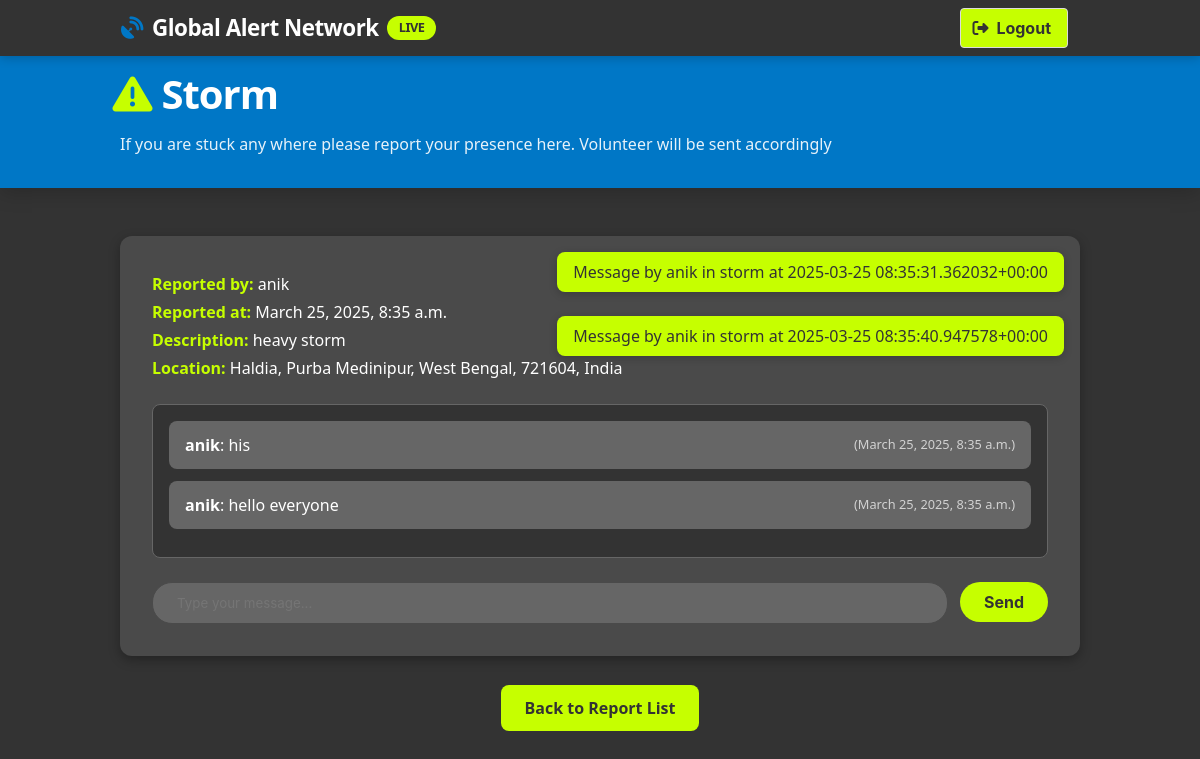
/community/disaster/6/ (signed in), run on the app's committed database.
### community/models.py (models this page shows, shortened)
class EmergencyReport(models.Model):
    DISASTER_TYPES = (
        ('flood', 'Flood'),
        ('wildfire', 'Wildfire'),
        ('storm', 'Storm'),
        ('earthquake', 'Earthquake'),
        ('volcanic_eruption', 'Volcanic Eruption'),
        ('drought', 'Drought'),
    )
    user = models.ForeignKey(User, on_delete=models.CASCADE)
    disaster_type = models.CharField(max_length=50, choices=DISASTER_TYPES)
    description = models.TextField()
    location = models.CharField(max_length=255, null=True, blank=True)  # Manually entered location
    latitude = models.FloatField(null=True, blank=True)  # Live location latitude
    longitude = models.FloatField(null=True, blank=True)  # Live location longitude
    reported_at = models.DateTimeField(default=timezone.now)
    is_active = models.BooleanField(default=True)

class ChatMessage(models.Model):
    report = models.ForeignKey(EmergencyReport, on_delete=models.CASCADE, related_name='messages')
    user = models.ForeignKey(User, on_delete=models.CASCADE)
    message = models.TextField()
    timestamp = models.DateTimeField(auto_now_add=True)
    def __str__(self):
        return f"Message by {self.user.username} in {self.report.disaster_type} at {self.timestamp}"

### community/views.py (the view, shortened to what this page needs)
# urls.py: path('disaster/<int:report_id>/', views.disaster_chat, name='disaster_chat'),
@login_required
def disaster_chat(request, report_id):
    report = get_object_or_404(EmergencyReport, id=report_id, is_active=True)
    messages = report.messages.all().order_by('timestamp')
    location_display = report.location if report.location else "Location not provided"
    return render(request, 'community/disaster_chat.html', {
        'report': report,
        'messages': messages,
        'location_display': location_display,
    })

### community/templates/community/disaster_chat.html (shortened to what this page needs)
<!DOCTYPE html>
<html lang="en">
<head>
  <link rel="stylesheet" href="https://cdnjs.cloudflare.com/ajax/libs/bulma/0.9.4/css/bulma.min.css">
  <link rel="stylesheet" href="https://cdnjs.cloudflare.com/ajax/libs/font-awesome/6.4.0/css/all.min.css">
 <nav class="navbar is-fixed-top" role="navigation" aria-label="main navigation">
  <div class="container">
    <div class="navbar-brand">
      <a class="navbar-item" href="#">
        <span class="icon mr-2" style="color: var(--blue);">
          <i class="fas fa-satellite-dish"></i>
        </span>
        Global Alert Network
        <span class="alert-badge">LIVE</span>
      </a>
    </div>
    <div class="navbar-end">
      <div class="navbar-item">
        <form method="POST" action="{% url 'logout' %}">
          <button class="button is-lime" type="submit">
            <span class="icon"><i class="fas fa-sign-out-alt"></i></span>
            <span>Logout</span>
          </button>
        </form>
      </div>
    </div>
  </div>
</nav>
<section class="dashboard-header">
  <div class="container">
    <h1 class="dashboard-title">
      <span class="icon mr-2" style="color: var(--lime);">
        <i class="fas fa-exclamation-triangle"></i>
      </span>
      {{ report.disaster_type|title }}
    </h1>
    <p class="dashboard-subtitle">If you are stuck any where please report your presence here. Volunteer will be sent accordingly</p>
  </div>
</section>
<section class="section" style="margin-top: -2rem;">
  <div class="container">
    <div style="position: absolute; top: 1rem; right: 1rem; z-index: 1000;">
      {% if messages %}
        {% for message in messages %}
          <div class="notification is-success" style="background-color: var(--lime); color: var(--dark); border-radius: 8px; padding: 0.5rem 1rem; box-shadow: 0 2px 8px rgba(0, 0, 0, 0.2);">
            {{ message }}
          </div>
        {% endfor %}
      {% endif %}
    </div>
    <div class="chat-section">
      <div class="chat-details">
        <p><strong>Reported by:</strong> {{ report.user.username }}</p>
        <p><strong>Reported at:</strong> {{ report.reported_at }}</p>
        <p><strong>Description:</strong> {{ report.description }}</p>
        <p><strong>Location:</strong> {{ location_display }}</p>
      </div>
      <div class="chat-container" id="chat-messages">
        {% for message in messages %}
          <div class="chat-message {% if message.user.profile.role == 'authority' %}authority-message{% endif %}" data-message-id="{{ message.id }}">
            <strong>{{ message.user.username }}</strong>: {{ message.message }} <small>({{ message.timestamp }})</small>
          </div>
        {% endfor %}
      </div>
      <div class="chat-input">
        <input type="text" id="chat-input" placeholder="Type your message..." aria-label="Type your message">
        <button class="button" id="send-button" onclick="sendMessage()">Send</button>
      </div>
    </div>
    <div style="text-align: center; margin-top: 40px;">
      <a href="{% url 'report_list' %}" class="back-button mt-4">Back to Report List</a>
    </div></div>
</section>

### community/templates/community/disaster_chat.html (style rules this page uses)
:root { --blue: #0077C6; --blue-dark: #005d9c; --blue-light: #3a99de; --dark: #333333; --dark-light: #4a4a4a; --dark-lighter: #666666; --lime: #C6FF00; --lime-dark: #a2cc00; --white: #ffffff; --gray-light: #e0e0e0; }
.navbar { background-color: var(--dark); box-shadow: 0 2px 10px rgba(0, 0, 0, 0.2); }
.navbar-brand .navbar-item { font-weight: 700; font-size: 1.4rem; color: var(--white); letter-spacing: -0.5px; }
.alert-badge { background-color: var(--lime); color: var(--dark); border-radius: 12px; padding: 2px 12px; font-size: 0.8rem; margin-left: 8px; font-weight: bold; animation: pulse 2s infinite; }
.dashboard-header { background: var(--blue); padding: 4rem 1.5rem 2rem; margin-bottom: 2rem; box-shadow: 0 4px 20px rgba(0, 0, 0, 0.2); }
.dashboard-title { color: white; font-weight: 800; letter-spacing: -1px; margin-bottom: 0.5rem; font-size: 2.5rem; }
.dashboard-subtitle { color: rgba(255, 255, 255, 0.9); font-weight: 400; max-width: 800px; }
.button.is-lime { background-color: var(--lime); color: var(--dark); font-weight: bold; }
.chat-section { background-color: var(--dark-light); padding: 2rem; border-radius: 12px; box-shadow: 0 4px 12px rgba(0, 0, 0, 0.3); }
.chat-details { margin-bottom: 1.5rem; }
.chat-details p { color: var(--white); margin: 0.25rem 0; }
.chat-details p strong { color: var(--lime); }
.chat-container { max-height: 500px; overflow-y: auto; background-color: var(--dark); padding: 1rem; border-radius: 8px; border: 1px solid var(--dark-lighter); margin-bottom: 1.5rem; }
.chat-message { background-color: var(--dark-lighter); padding: 0.75rem 1rem; border-radius: 8px; margin-bottom: 0.75rem; display: flex; align-items: center; animation: fadeIn 0.3s ease; }
.chat-message strong { color: var(--white); }
.chat-message small { margin-left: auto; color: var(--white); opacity: 0.7; font-size: 0.8rem; }
.chat-input { display: flex; gap: 0.75rem; }
.chat-input input { flex: 1; background-color: var(--dark-lighter); color: var(--white); border: 1px solid var(--dark-light); border-radius: 20px; padding: 0.75rem 1.5rem; transition: border-color 0.3s ease, box-shadow 0.3s ease; }
.chat-input .button { background-color: var(--lime); color: var(--dark); border: none; border-radius: 20px; padding: 0.75rem 1.5rem; font-weight: bold; transition: transform 0.3s ease, background-color 0.3s ease; }
.back-button { background-color: var(--lime); color: var(--dark); font-weight: bold; border: none; border-radius: 8px; padding: 0.75rem 1.5rem; transition: transform 0.3s ease, background-color 0.3s ease; }

### data on the page
EmergencyReport: disaster_type "Storm", user.username "anik", reported_at "March 25, 2025, 8:35 a.m.", description "heavy storm", location "Haldia, Purba Medinipur, West Bengal, 721604, India"
ChatMessage: user+report+timestamp "Message by anik in storm at 2025-03-25 08:35:31.362032+00:00", user.username "anik", message "his", timestamp "March 25, 2025, 8:35 a.m."
ChatMessage: user+report+timestamp "Message by anik in storm at 2025-03-25 08:35:40.947578+00:00", user.username "anik", message "hello everyone", timestamp "March 25, 2025, 8:35 a.m."
